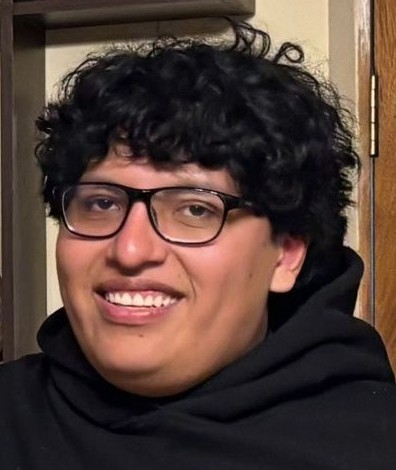
#> input picture Clase1/chanki.jpg, 396 x 470 px, found by its file name
$ jupyter execute unidad3.ipynb
#> lines starting #> are read from the running program, lines starting #| are printed output that depends on the picture
Negativo de una imagen

[cell 1]
import cv2
import numpy as np
import matplotlib.pyplot as plt

imagen = cv2.imread('PDI2026/Clase1/chanki.jpg', cv2.IMREAD_GRAYSCALE)
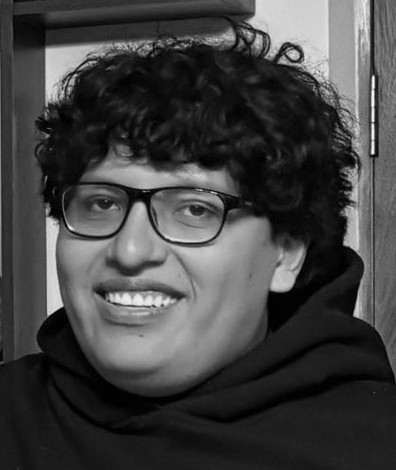
#> imagen: shape (470, 396); min 0, max 249, mean 66.3
imagen_negativo = 255 - imagen # imagen negativa
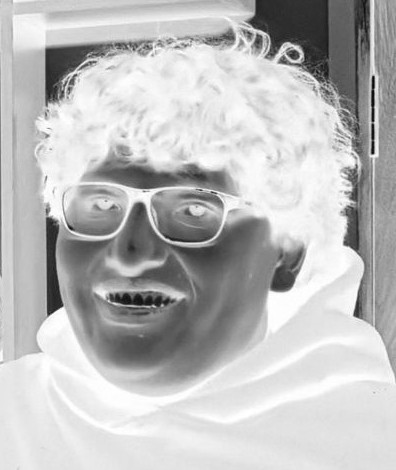
#> imagen_negativo: shape (470, 396); min 6, max 255, mean 188.7

plt.figure(figsize=(10,5))
plt.subplot(1,2,1)
plt.imshow(imagen, cmap='gray')
plt.title('Original')

plt.subplot(1,2,2)
plt.imshow(imagen_negativo, cmap='gray')
plt.title('Negativo Grises')

plt.show()

NEGATIVO IMAGEN EN COLORES

[cell 2]
import cv2
import numpy as np
import matplotlib.pyplot as plt

imagen = cv2.imread('PDI2026/Clase1/chanki.jpg')
#> imagen is the input picture: shape (470, 396, 3); mean B, G, R 54.2, 61.1, 81
imagen_negativo = 255 - imagen # imagen negativa
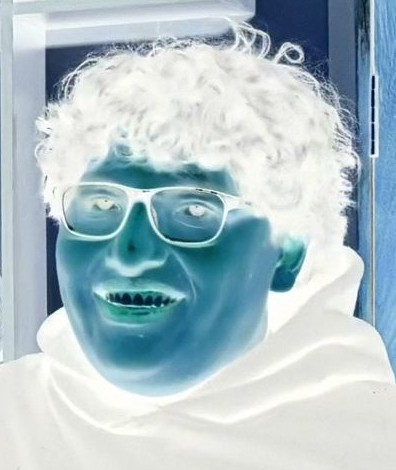
#> imagen_negativo: shape (470, 396, 3); mean B, G, R 200.8, 193.9, 174

plt.figure(figsize=(10,5))
plt.subplot(1,2,1)
plt.imshow(cv2.cvtColor(imagen, cv2.COLOR_BGR2RGB))
plt.title('Original')

plt.subplot(1,2,2)
plt.imshow(cv2.cvtColor(imagen_negativo, cv2.COLOR_BGR2RGB))
plt.title('Negativo Grises')

plt.show()
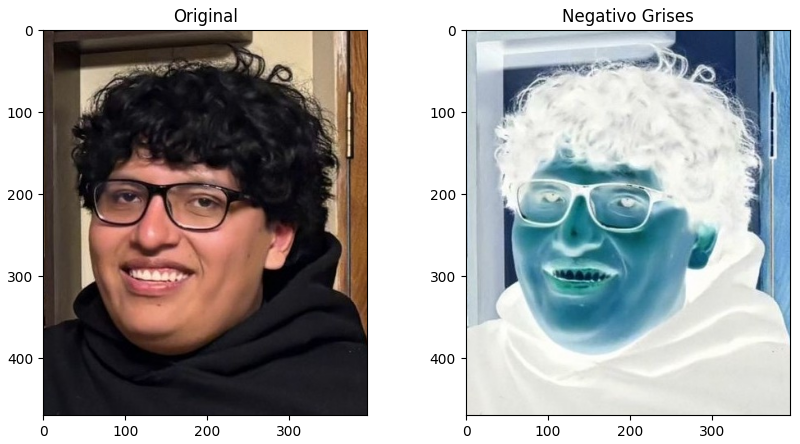
#> figure drawn by matplotlib, 2 panels

CONTRASTE IMAGEN EN ESCALA DE GRISES

[cell 3]
import cv2
import numpy as np
import matplotlib.pyplot as plt

# recibimos imagen en escala de grises
def contraste(img, factor=1.0):
#> called with factor = 7
    img = img.astype(np.float32)
    media = np.mean(img)
#> media = 66.29
    img_contraste = media + (img-media)*factor
    img_contraste = np.clip(img_contraste, 0, 255).astype(np.uint8)
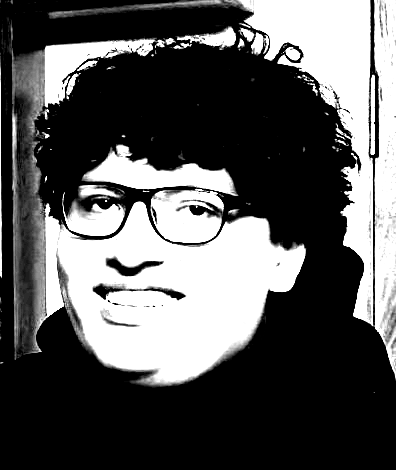
#> img_contraste: shape (470, 396); min 0, max 255, mean 88.9
    return img_contraste

imagen = cv2.imread('PDI2026/Clase1/chanki.jpg', 0)
contrastesito = 7
imagen_contraste = contraste(imagen, contrastesito)

plt.figure(figsize=(10,5))
plt.subplot(1,2,1)
plt.imshow(imagen, cmap='gray')
plt.title('Original')

plt.subplot(1,2,2)
plt.imshow(imagen_contraste, cmap='gray')
plt.title('Contraste Grises')

plt.show()

CONTRASTE IMAGEN A COLORES

[cell 4]
import cv2
import numpy as np
import matplotlib.pyplot as plt

# recibimos imagen en BGR
def contraste(img, factor=1.0):
#> called with factor = 3
    img = img.astype(np.float32)
#> img: shape (470, 396, 3) float32
    for i in range(3):
        media = np.mean(img[:,:,i])
        img[:,:,i] = media + (img[:,:,i]- media) * factor
        img[:,:,i] = np.clip(img[:,:,i], 0, 255)
#> this loop made 3 passes
#> media on passes 1 to 3: 54.23, 61.12, 81.01
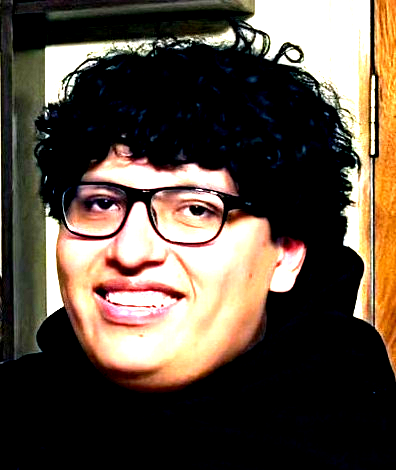
#> img: shape (470, 396, 3) float32; mean B, G, R 64.6, 76.9, 89.2
    return img.astype(np.uint8)

imagen = cv2.imread('PDI2026/Clase1/chanki.jpg')
contrastesito = 3
imagen_contraste = contraste(imagen, contrastesito)

plt.figure(figsize=(10,5))
plt.subplot(1,2,1)
plt.imshow(cv2.cvtColor(imagen, cv2.COLOR_BGR2RGB))
plt.title('Original')

plt.subplot(1,2,2)
plt.imshow(cv2.cvtColor(imagen_contraste, cv2.COLOR_BGR2RGB))
plt.title('Contraste Colores')

plt.show()
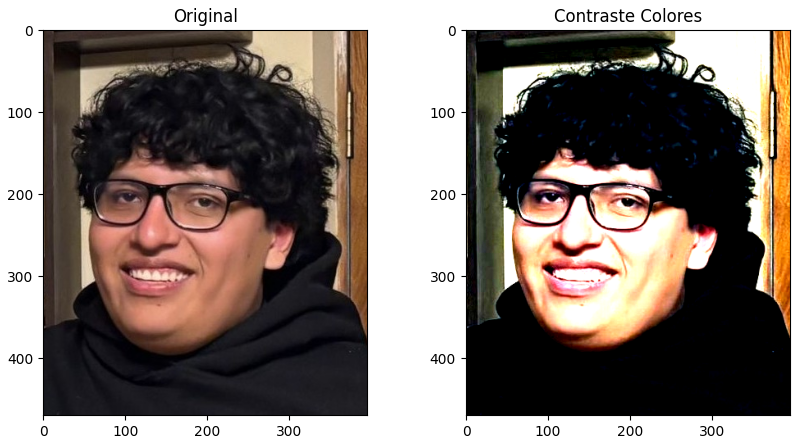
#> figure drawn by matplotlib, 2 panels

BRILLO EN UNA IMAGEN EN ESCALA DE GRISES

[cell 5]
import cv2
import numpy as np
import matplotlib.pyplot as plt

def brillo(img, brillo=0):
#> called with brillo = -70
    img_brillo = img.astype(np.float32) + brillo
    img_brillo = np.clip(img_brillo, 0, 255).astype(np.uint8)
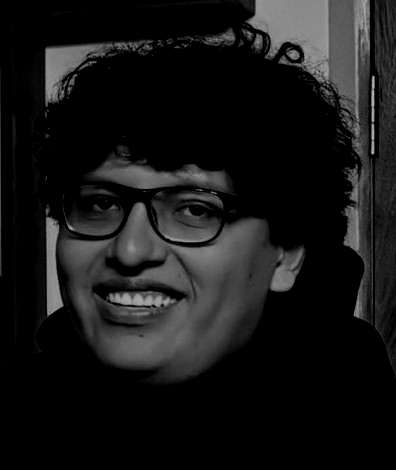
#> img_brillo: shape (470, 396); min 0, max 179, mean 23.1
    return img_brillo

imagen = cv2.imread('PDI2026/Clase1/chanki.jpg', 0)
brillito = -70 # puede ser valores - o +
imagen_brillo = brillo(imagen, brillito)

plt.figure(figsize=(10,5))
plt.subplot(1,2,1)
plt.imshow(imagen, cmap='gray')
plt.title('Original')

plt.subplot(1,2,2)
plt.imshow(imagen_brillo, cmap='gray')
plt.title('Brillo en Grises')

plt.show()

BRILLO EN IMAGEN A COLORES

[cell 6]
import cv2
import numpy as np
import matplotlib.pyplot as plt

def brillo_color(img, brillo=0):
#> called with brillo = -70
    img = img.astype(np.float32)
    for i in range(3):
        img[:,:,i] = img[:,:,i] + brillo
        img[:,:,i] = np.clip(img[:,:,i], 0, 255)
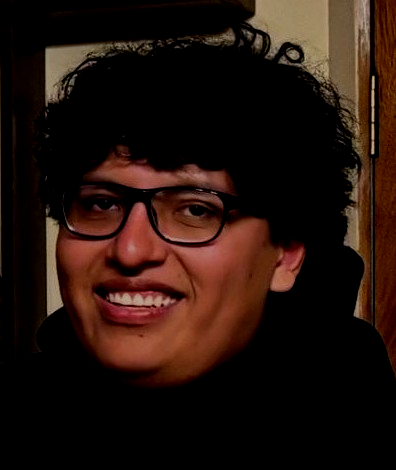
#> img: shape (470, 396, 3) float32; mean B, G, R 12.6, 19.1, 36

    return img.astype(np.uint8)

imagen = cv2.imread('PDI2026/Clase1/chanki.jpg')
brillito = -70
imagen_brillo = brillo_color(imagen, brillito)

plt.figure(figsize=(10,5))

plt.subplot(1,2,1)
plt.imshow(cv2.cvtColor(imagen, cv2.COLOR_BGR2RGB))
plt.title('Original')

plt.subplot(1,2,2)
plt.imshow(cv2.cvtColor(imagen_brillo, cv2.COLOR_BGR2RGB))
plt.title('Brillo a Colores')

plt.show()
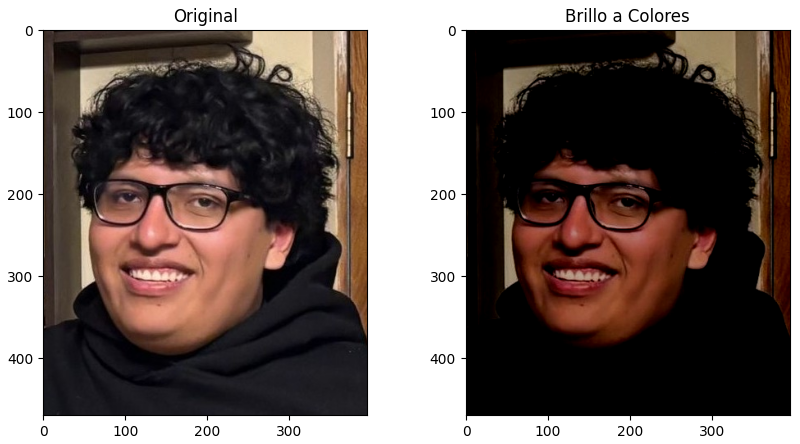
#> figure drawn by matplotlib, 2 panels

$ run again, with Clase1/Hardy.jpg copied over Clase1/chanki.jpg
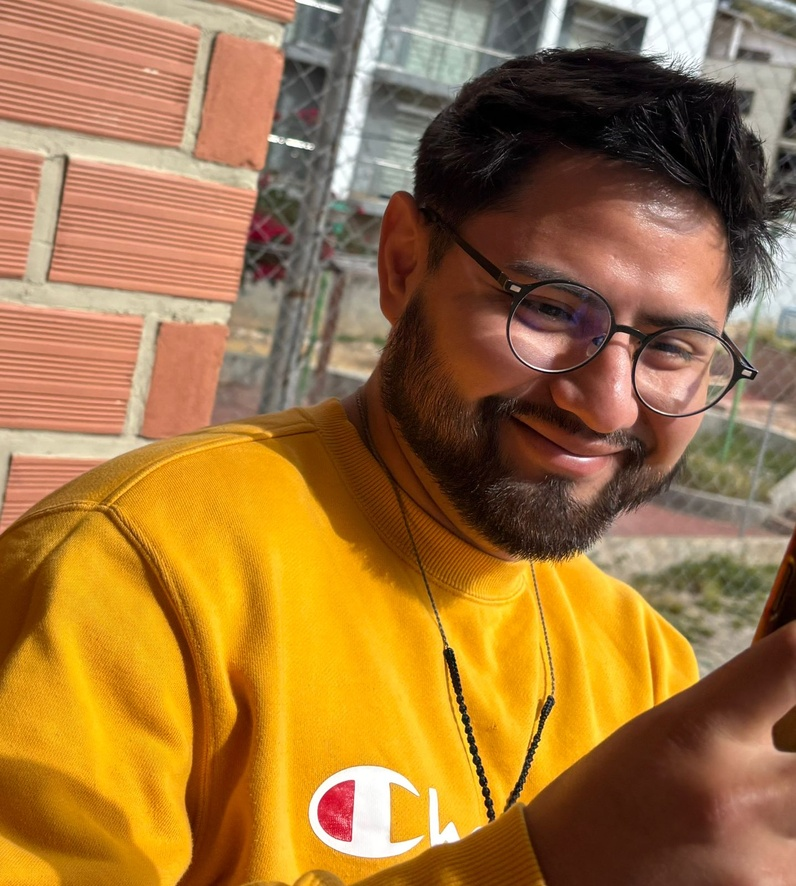
#> input picture Clase1/Hardy.jpg, 796 x 886 px, shrunk from 1438 x 1600 before the run, found by its file name
#> imagen is the input picture: shape (886, 796, 3); mean B, G, R 62.8, 116.9, 160.7
#> in contraste, `media = np.mean(img)`: media = 123.8
#> in contraste, `img_contraste = np.clip(img_contraste, 0, 255).astype(np.uint8)`:
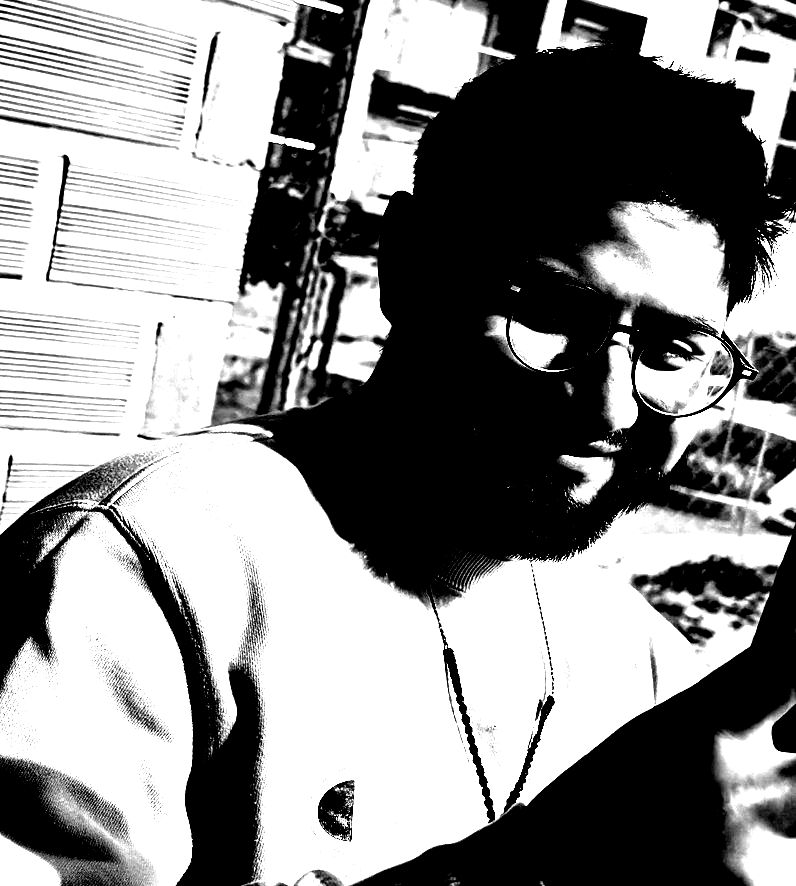
#> img_contraste: shape (886, 796); min 0, max 255, mean 140.8
#> the loop in contraste, `for i in range(3):` made 3 passes
#> media on passes 1 to 3: 62.75, 116.9, 160.7
#> `plt.show()`:
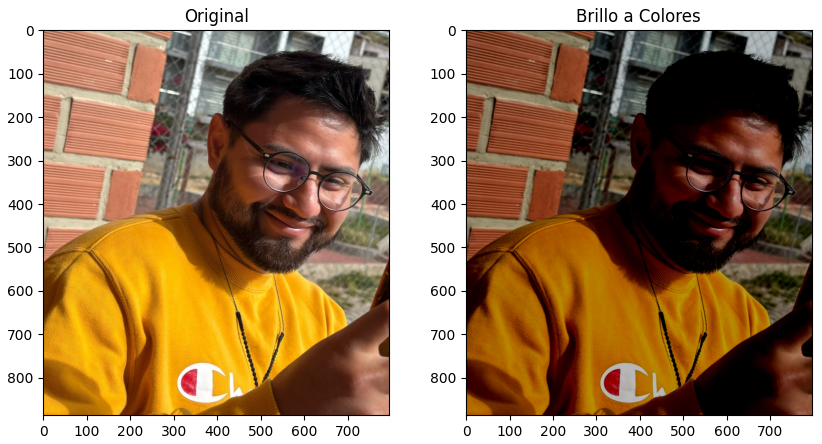
#> figure drawn by matplotlib, 2 panels
